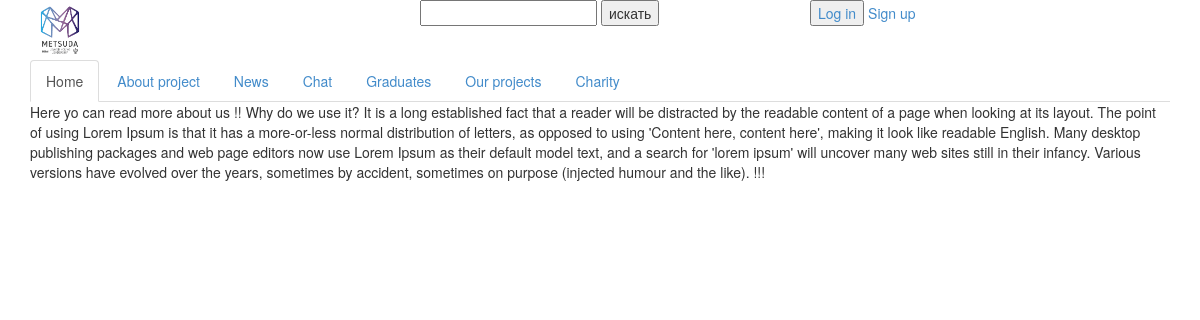
The page /about/ on the database its author committed.
### web_service/models.py (models this page shows, shortened)
class StaticPage(models.Model):
    slug = models.CharField(max_length=60, unique=True)
    item_title = models.CharField(max_length=110)
    item_text = models.TextField(max_length=3000)

### web_service/views.py (the view)
# urls.py: path('about/', views.about, name='about'),
def about(request):
	context ={
	'about_text' : StaticPage.objects.get(slug='About'),
	}
	return render(request, 'about.html', context)

### web_service/templates/about.html (shortened to what this page needs)
{%extends "base.html"%}
{%block content %}
	<div class="container">
		{{about_text.item_title}}
		{{about_text.item_text}}
	</div>
{%endblock content %}

### web_service/static/css/style.css (style rules this page uses)
* { transition: 0.5s; }

### rows shown on the page
StaticPage: item_title "Here yo can read more about us", item_text "!! Why do we use it? It is a long established fact that a reader will be distracted by the readable content of a page when looking at its layout. The point of using Lorem Ipsum is that it has a more-or-less normal distribution of letters, as opposed to using 'Content here, content here', making it look like readable English. Many desktop publishing packages and web page editors now use Lorem Ipsum as their default model text, and a search for 'lorem ipsum' will uncover many web sites still in their infancy. Various versions have evolved over the years, sometimes by accident, sometimes on purpose (injected humour and the like). !!!"
